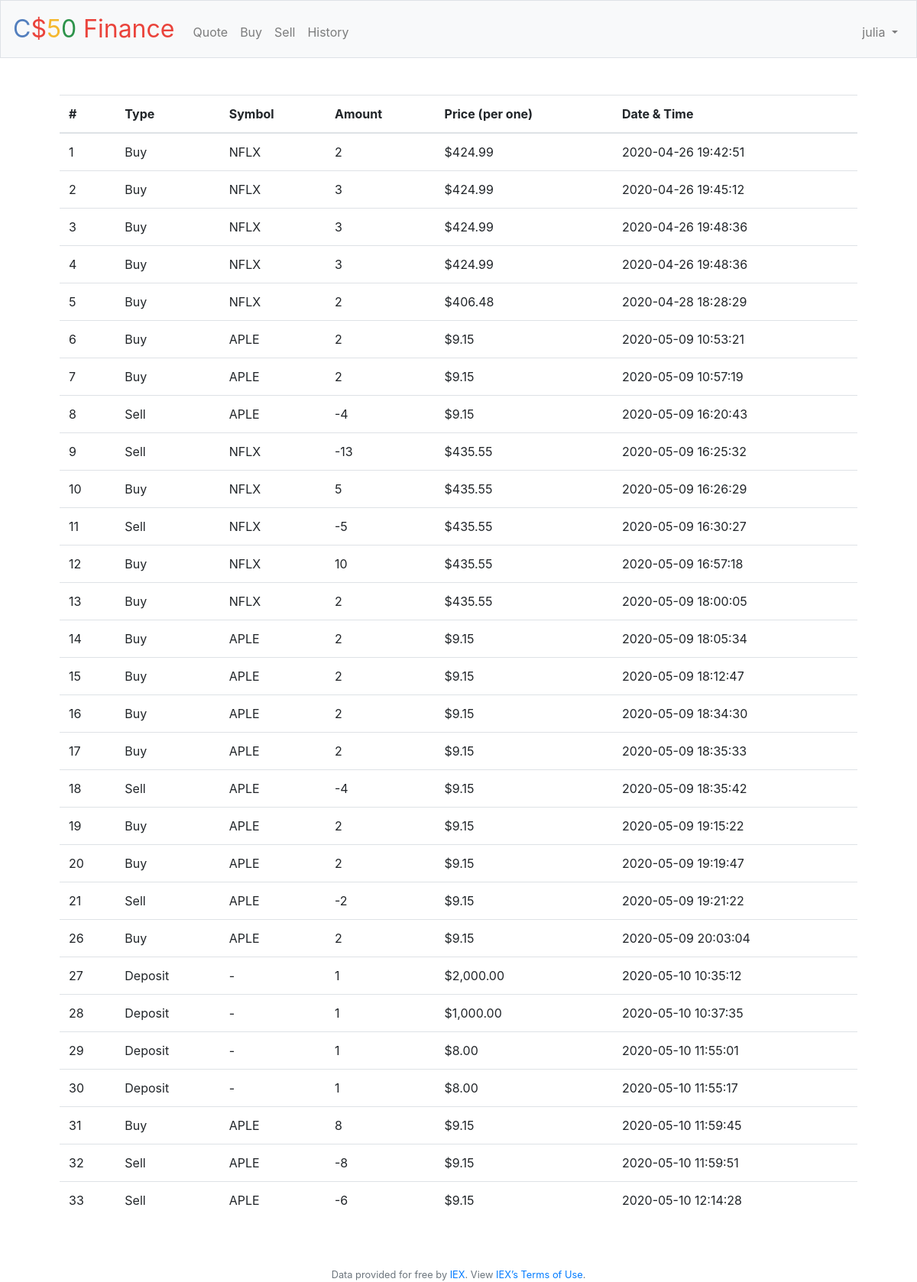
The app's page /history (signed in) with its own data.
### tables this page shows
CREATE TABLE purchases ( id INTEGER PRIMARY KEY, user_id INTEGER NOT NULL, symbol TEXT NOT NULL, price REAL NOT NULL, amount INTEGER NOT NULL, created_at TEXT NOT NULL DEFAULT CURRENT_TIMESTAMP, FOREIGN KEY (user_id) REFERENCES users (id) ON DELETE RESTRICT ON UPDATE RESTRICT);

### pset9/finance/application.py (the view)
@app.route("/history")
@login_required
def history():
    results = []
    response = db.execute("SELECT * FROM purchases WHERE user_id = :user", user=session["user_id"])
    for transaction in response:
        type = None
        if transaction["amount"] < 0:
            type = "Sell"
        elif transaction["symbol"] == "-":
            type = "Deposit"
        else:
            type = "Buy"
        temp = {"id": transaction["id"], "type": type, "symbol": transaction["symbol"], "amount": transaction["amount"],
        "price": transaction["price"], "time" : transaction["created_at"]}
        results.append(temp)
    return render_template("history.html", results=results)

### pset9/finance/application.py (called while the page is built)
@app.after_request
def after_request(response):
    response.headers["Cache-Control"] = "no-cache, no-store, must-revalidate"
    response.headers["Expires"] = 0
    response.headers["Pragma"] = "no-cache"
    return response

### pset9/finance/helpers.py (called while the page is built)
def login_required(f):
    @wraps(f)
    def decorated_function(*args, **kwargs):
        if session.get("user_id") is None:
            return redirect("/login")
        return f(*args, **kwargs)
    return decorated_function

def usd(value):
    return f"${value:,.2f}"

### pset9/finance/templates/history.html (shortened to what this page needs)
{% extends "layout.html" %}
{% block main %}
    <table class="table">
        <thead>
            <th>#</th>
            <th>Type</th>
            <th>Symbol</th>
            <th>Amount</th>
            <th>Price (per one)</th>
            <th>Date & Time</th>
        </thead>
        <tbody>
            {% for result in results %}
                <tr>
                    <td>{{ result["id"] }}</td>
                    <td>{{ result["type"] }}</td>
                    <td>{{ result["symbol"] }}</td>
                    <td>{{ result["amount"] }}</td>
                    <td>{{ result["price"] | usd }}</td>
                    <td>{{ result["time"]}}</td>
                </tr>
            {% endfor %}
        </tbody>
    </table>
{% endblock %}

### pset9/finance/templates/layout.html (shortened to what this page needs)
<!DOCTYPE html>
<html lang="en">
    <head>
        <link href="https://maxcdn.bootstrapcdn.com/bootstrap/4.1.3/css/bootstrap.min.css" rel="stylesheet">
        <link href="/static/styles.css" rel="stylesheet">
    </head>
    <body>
        <nav class="navbar navbar-expand-md navbar-light bg-light border">
            <a class="navbar-brand" href="/"><span class="blue">C</span><span class="red">$</span><span class="yellow">5</span><span class="green">0</span> <span class="red">Finance</span></a>
            <div class="collapse navbar-collapse" id="navbar">
                {% if session.user_id %}
                    <ul class="navbar-nav mr-auto mt-2">
                        <li class="nav-item"><a class="nav-link" href="/quote">Quote</a></li>
                        <li class="nav-item"><a class="nav-link" href="/buy">Buy</a></li>
                        <li class="nav-item"><a class="nav-link" href="/sell">Sell</a></li>
                        <li class="nav-item"><a class="nav-link" href="/history">History</a></li>
                    </ul>
                    <ul class="navbar-nav ml-auto mt-2">
                        <li class="nav-item dropdown">
                            <a class="nav-link dropdown-toggle" href="#" id="navbarDropdown" role="button" data-toggle="dropdown" aria-haspopup="true" aria-expanded="false">
                              {{ session.username }}
                            </a>
                        </li>
                    </ul>
                {% else %}
                    <ul class="navbar-nav ml-auto mt-2">
                        <li class="nav-item"><a class="nav-link" href="/register">Register</a></li>
                        <li class="nav-item"><a class="nav-link" href="/login">Log In</a></li>
                    </ul>
                {% endif %}
            </div>
        </nav>
        <main class="container p-5">
            {% block main %}{% endblock %}
        </main>
        <footer class="small text-center text-muted">
            Data provided for free by <a href="https://iextrading.com/developer">IEX</a>. View <a href="https://iextrading.com/api-exhibit-a/">IEX’s Terms of Use</a>.
        </footer>
    </body>
</html>

### pset9/finance/static/styles.css (style rules this page uses)
nav .navbar-brand { font-size: xx-large; }
nav .navbar-brand .blue { color: #537fbe; }
nav .navbar-brand .red { color: #ea433b; }
nav .navbar-brand .yellow { color: #f5b82e; }
nav .navbar-brand .green { color: #2e944b; }
main { overflow-x: auto; text-align: center; }
main table { text-align: left }

### records on screen
purchases: id "1", type "Buy", symbol "NFLX", amount "2", price "$424.99", time "2020-04-26 19:42:51"
purchases: id "2", type "Buy", symbol "NFLX", amount "3", price "$424.99", time "2020-04-26 19:45:12"
purchases: id "3", type "Buy", symbol "NFLX", amount "3", price "$424.99", time "2020-04-26 19:48:36"
purchases: id "4", type "Buy", symbol "NFLX", amount "3", price "$424.99", time "2020-04-26 19:48:36"
purchases: id "5", type "Buy", symbol "NFLX", amount "2", price "$406.48", time "2020-04-28 18:28:29"
purchases: id "6", type "Buy", symbol "APLE", amount "2", price "$9.15", time "2020-05-09 10:53:21"
purchases: id "7", type "Buy", symbol "APLE", amount "2", price "$9.15", time "2020-05-09 10:57:19"
purchases: id "8", type "Sell", symbol "APLE", amount "-4", price "$9.15", time "2020-05-09 16:20:43"
purchases: id "9", type "Sell", symbol "NFLX", amount "-13", price "$435.55", time "2020-05-09 16:25:32"
purchases: id "10", type "Buy", symbol "NFLX", amount "5", price "$435.55", time "2020-05-09 16:26:29"
purchases: id "11", type "Sell", symbol "NFLX", amount "-5", price "$435.55", time "2020-05-09 16:30:27"
purchases: id "12", type "Buy", symbol "NFLX", amount "10", price "$435.55", time "2020-05-09 16:57:18"
purchases: id "13", type "Buy", symbol "NFLX", amount "2", price "$435.55", time "2020-05-09 18:00:05"
purchases: id "14", type "Buy", symbol "APLE", amount "2", price "$9.15", time "2020-05-09 18:05:34"
purchases: id "15", type "Buy", symbol "APLE", amount "2", price "$9.15", time "2020-05-09 18:12:47"
purchases: id "16", type "Buy", symbol "APLE", amount "2", price "$9.15", time "2020-05-09 18:34:30"
purchases: id "17", type "Buy", symbol "APLE", amount "2", price "$9.15", time "2020-05-09 18:35:33"
purchases: id "18", type "Sell", symbol "APLE", amount "-4", price "$9.15", time "2020-05-09 18:35:42"
purchases: id "19", type "Buy", symbol "APLE", amount "2", price "$9.15", time "2020-05-09 19:15:22"
purchases: id "20", type "Buy", symbol "APLE", amount "2", price "$9.15", time "2020-05-09 19:19:47"
purchases: id "21", type "Sell", symbol "APLE", amount "-2", price "$9.15", time "2020-05-09 19:21:22"
purchases: id "26", type "Buy", symbol "APLE", amount "2", price "$9.15", time "2020-05-09 20:03:04"
purchases: id "27", type "Deposit", symbol "-", amount "1", price "$2,000.00", time "2020-05-10 10:35:12"
purchases: id "28", type "Deposit", symbol "-", amount "1", price "$1,000.00", time "2020-05-10 10:37:35"
purchases: id "29", type "Deposit", symbol "-", amount "1", price "$8.00", time "2020-05-10 11:55:01"
purchases: id "30", type "Deposit", symbol "-", amount "1", price "$8.00", time "2020-05-10 11:55:17"
purchases: id "31", type "Buy", symbol "APLE", amount "8", price "$9.15", time "2020-05-10 11:59:45"
purchases: id "32", type "Sell", symbol "APLE", amount "-8", price "$9.15", time "2020-05-10 11:59:51"
purchases: id "33", type "Sell", symbol "APLE", amount "-6", price "$9.15", time "2020-05-10 12:14:28"

### other values on screen
{{ session.username }} "julia"
